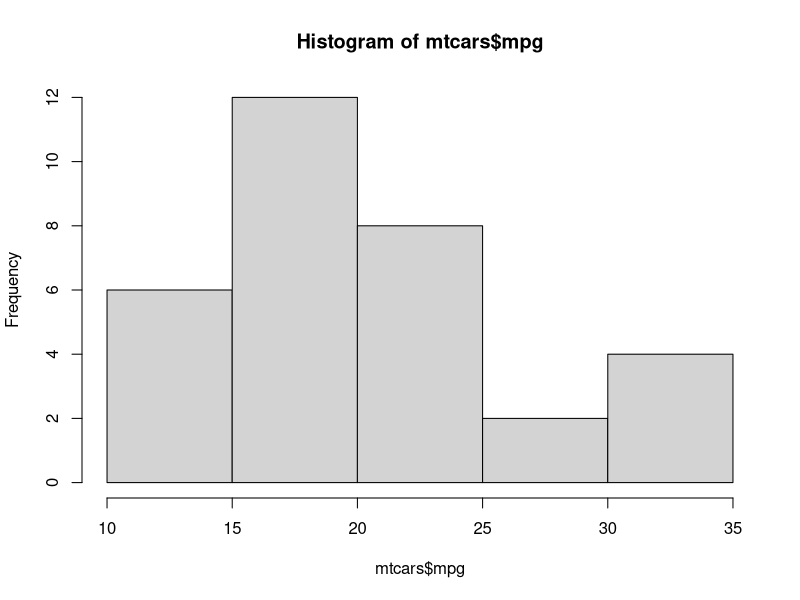
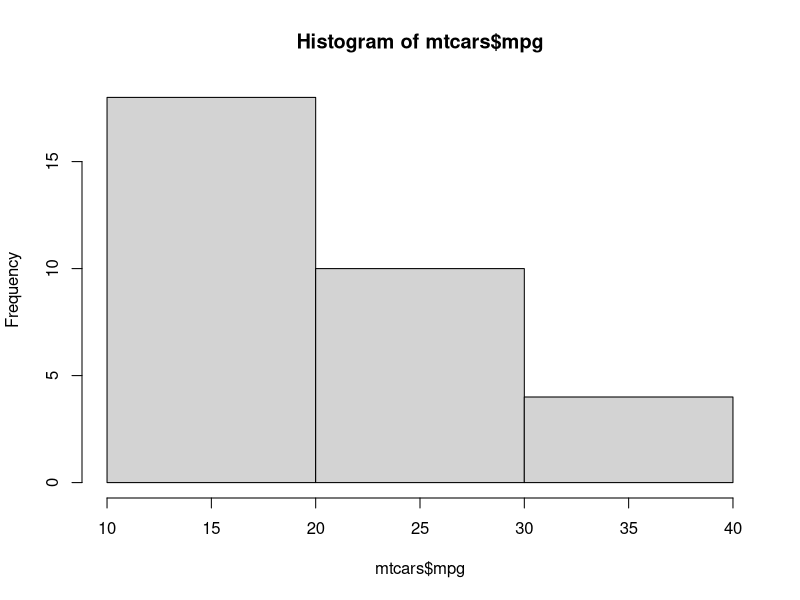
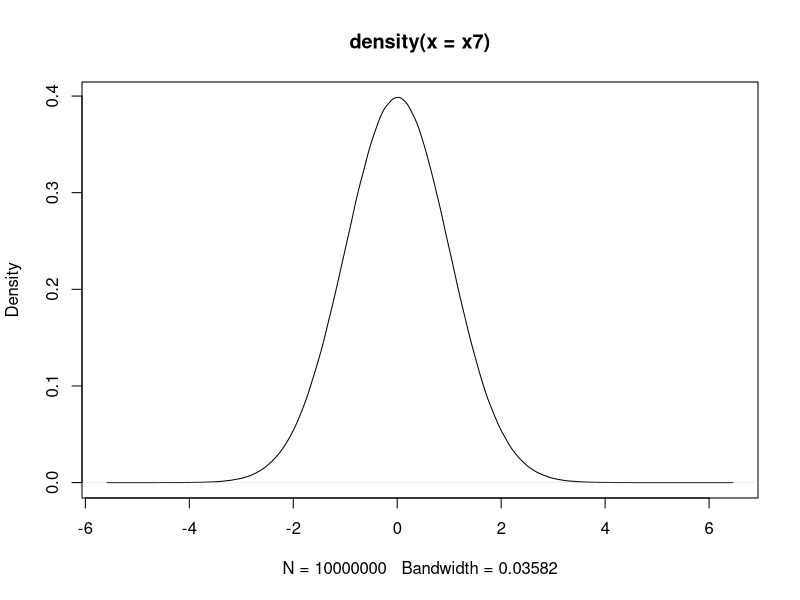
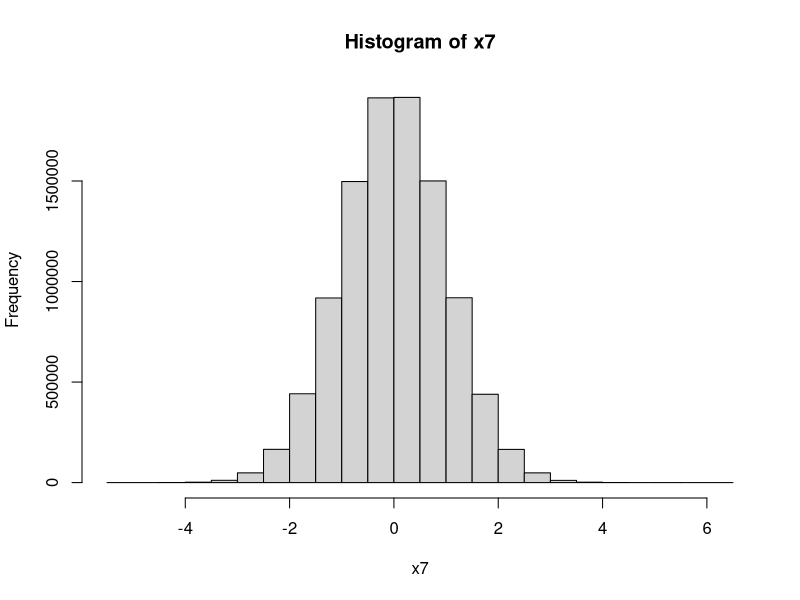
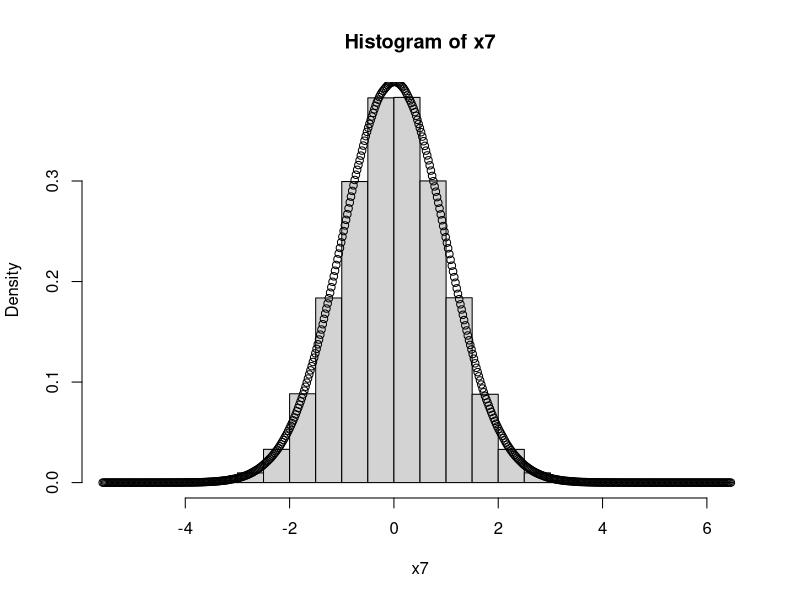
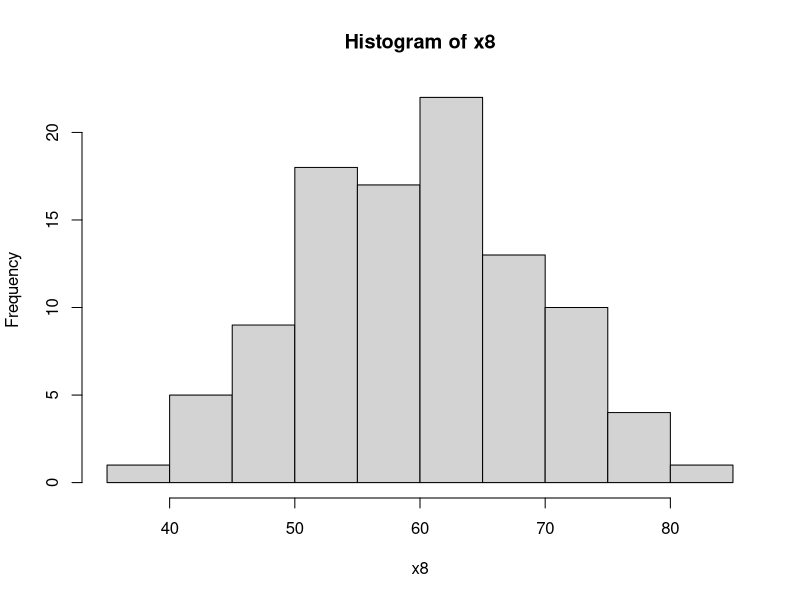
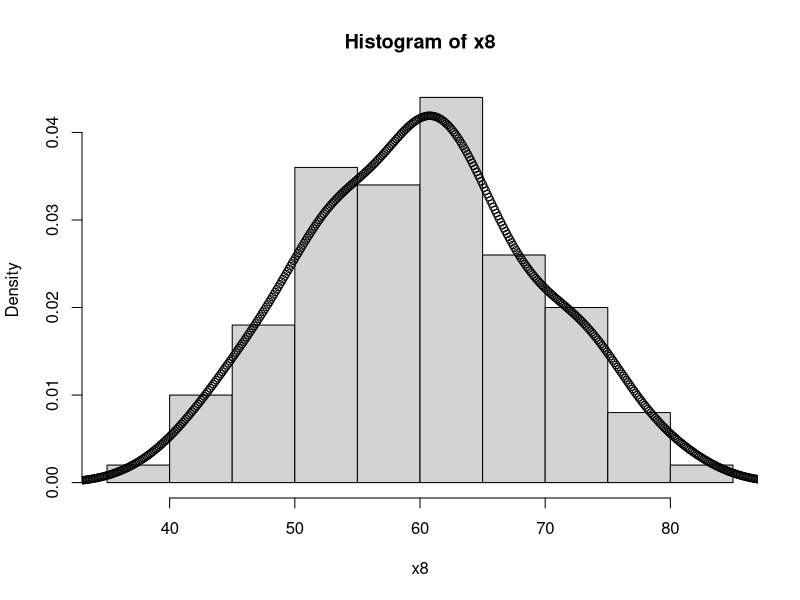

R code for these plots, in order: (Note: this script raises an error after producing the figures.)
women
?women
?mean
#to seek help, use ?before the function
mtcars
?mtcars
mean(mtcars$mpg)
#function mean:(subset$)
names(mtcars)
#to find name: type name(subset)
mean(mtcars$hp)
colMeans(mtcars)
#to find mean of all columns: type colMeans
rowMeans(mtcars)
#for row means: type rowMeans
head(mtcars,1)
?head(mtcars,1)
head(mtcars)
tail(mtcars)
tail(mtcars,1)
#for finding first row or last row, use head and tail resp.
hist(mtcars$mpg)
#for histogram, use hist
hist(mtcars$mpg, breaks=3)
#vectors
x=c(1,2,5,7)
x
class(x)
x1=c(2L, 8L)
x1
class(x1)
class(mtcars)
#class is used to define the type of vector
x3=c('a', 'B','dhiraj')
x3
x4=c(TRUE, FALSE, T, F)
x4
#we can use c to create different types of data
x5=1:10000000
x5
x6<-2 #another way of assign; other is =(<- is the same as =)
(x7 = rnorm(10000000))
length(x7)
mean(x7)
sd(x7)
plot(density(x7))
hist(x7)
hist(x7, freq = F)
points(density(x7))
#the above is for over lapping 2 types of data- here, histogram and bar graphs
(x8=rnorm(100,mean=60,sd=10))
hist(x8)
hist(x8, freq = F)
points(density(x8))  

library(e1071)
y
library(e1071)
#install library,type library(number) and execute command
kurtosis(x8)#kurtosis - to find sharpness of the curve
skewness(x8)


x9=runif(100,30,90)
#created 100 uniformly distributed values between 30 to 60
?runif
trunc(x9) #removes decimal places
round(x9,1) #1 decimal point
floor(x9) #integer value lower than the decimal
ceiling(x9)# integer value higher than decimal
x10=ceiling(x9)
x10
x9
mean(x10)
median(x10)
sort(x10)
sort(x10, decreasing = T) #to sort data in decreasing order
#to filter data
x10 [x10>60]#use square brackets for > or<
x10[1:10]#first 10 values by position
x10[20:30]#values between 20 and 30 by position
x10[-c(1:20)]# values after removing first 20 values
x10[c(1,5,7)]#obtaining values 1,5,7 by position

#matrices
m1=matrix(1:24,nrow = 6) #define matrix by specifying values and rows
#no need to specify columns
m1
dim(m1)# dimensions of the matrix (rows, columns)
m2=matrix(1:56, ncol = 8)
m2
m3=matrix(1:24, ncol = 6, byrow = T)
#to change the order of filling from column to row-wise
m3
colnames(m3)=month.abb[1:6]
#to assign names to the columns
m3
rownames(m3)=paste('Product', 1:4, sep = '_')
#to assign names to rows and also use seperator(paste is used to concicanate)
m3
rowMeans(m3)
colMeans(m3)
m1
m1[ , 1:2]
m3
m3[ ,1:2]#to show values of only columns 1 and 2 
m3[1:2, ]
colMeans(m3[c(1,3), ])#means of selected rows 1,3
m3[ ,c('Apr', 'Jun')]# display values of columns Apr and Jun
max(m3)
min(m3)
range(m3)

#question

#data.frame (Combining vectors of same length)
n=30
rollno. =1:30
(rollno. =paste('F',1:30,sep = '_'))
(name=paste('Student',1:30,sep = '&'))

(gender=sample(c('M','F'),size=n, replace=T, prob = c(.7,.3)))
#replace is used to assign values M & F to the n values we have defined
#values are assigned randomly
(prob=c(.7,.3))
table(gender)
(gender=sample(c('M','F'),size=n, replace=T, prob = c(.7,.3)))
table(gender)

#set seed
set.seed(1234) #helps to generate the same type of data
(gender=sample(c('M','F'),size=n, replace=T, prob = c(.7,.3)))
table(gender)
(t1=table(gender))
prop.table(t1) #to find proportion F and M

(college= sample(c('SRCC','FMS','IIM'), size = 30, replace = T, prob = c(.4,.3,.3)))
(table(college))
(t2=table(college))
prop.table(t2)


(marks1=round(rnorm(n=n,mean = 60,sd=10),0))
(marks2=round(rnorm(n=n,mean = 55,sd=15)))
#rollno.; name; gender; college; marks1; marks2 (to define data frame)
length(gender)
students=data.frame(rollno., name, gender, college, marks1, marks2)
class(students)
students
students[,c(2,5,6)]
students[,c('name', 'marks1', 'marks2')]
str(students) #structure
summary(students) #summarizes in quantiles
#for categories, it gives the count and for continuous data, the percentages
quantile(students$marks1) #quartile percentages of the data in proportions of 25%
quantile(students$marks1, probs = seq(0,1,.01))
?seq()
#by default, the probs in quantile are 0, .25,.5,.75,1
#probs =seq is used to change the intervals
seq(1,100,3)#values of 1 to 100 in intervals of 3
seq(from=1,to=100,by=3)

#How to convert data from categories or factors to characters
students$name=as.character(students$name)
students$rollno.=as.character(students$rollno.)
str(students)
summary(students)
head(students)
write.csv(students, 'fms.csv', row.names = F)#save file in .csv format by exporting data
students2=read.csv('fms.csv')#import data from .csv file
head(students2)


#students
head(students)
students3=read.csv('fms.csv')
head(students3)
#to find details of students who scored>1 marks
library(dplyr)
students[students$marks1>60,]
students[students$gender=='F',]
students[students$gender=='F' |students$college=='SRCC',]
#either F or SRCC is filtered
#to find highest scores from all colleges
students%>% filter(gender=='M'& marks1>60)
students%>%group_by(gender)%>%summarise(mean(marks1),mean(marks2))
students%>%group_by(college)%>%summarise(max(marks1),max(marks2))
students%>%filter(college=='FMS')%>%select(marks1,marks2)
